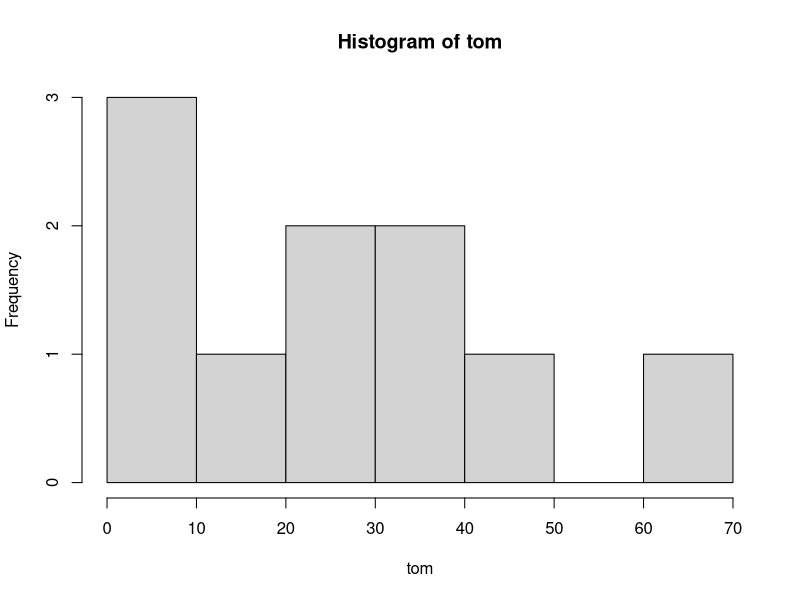
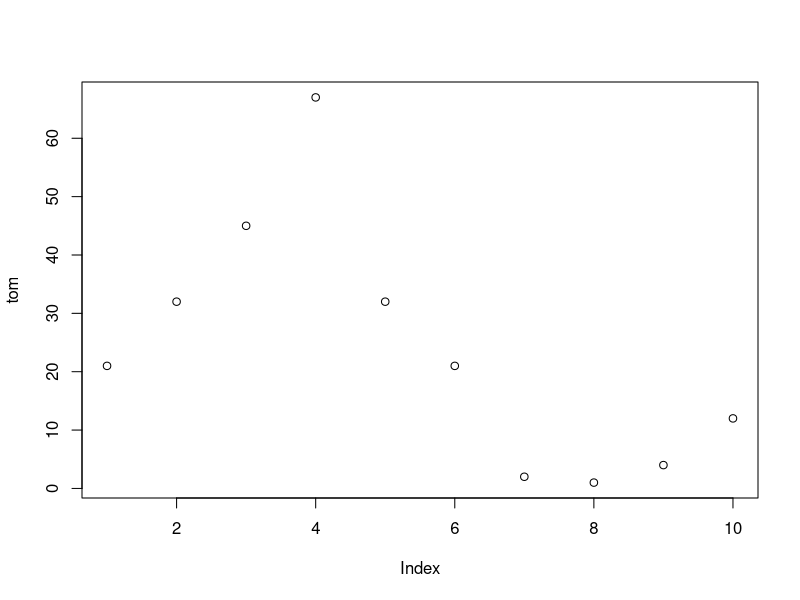

Write the R code that produced these figures, in order.
## ---- chunk 1
tom <-c(21,32,45,67,32,21,2,1,4,12)
hist(tom)
plot(tom)
